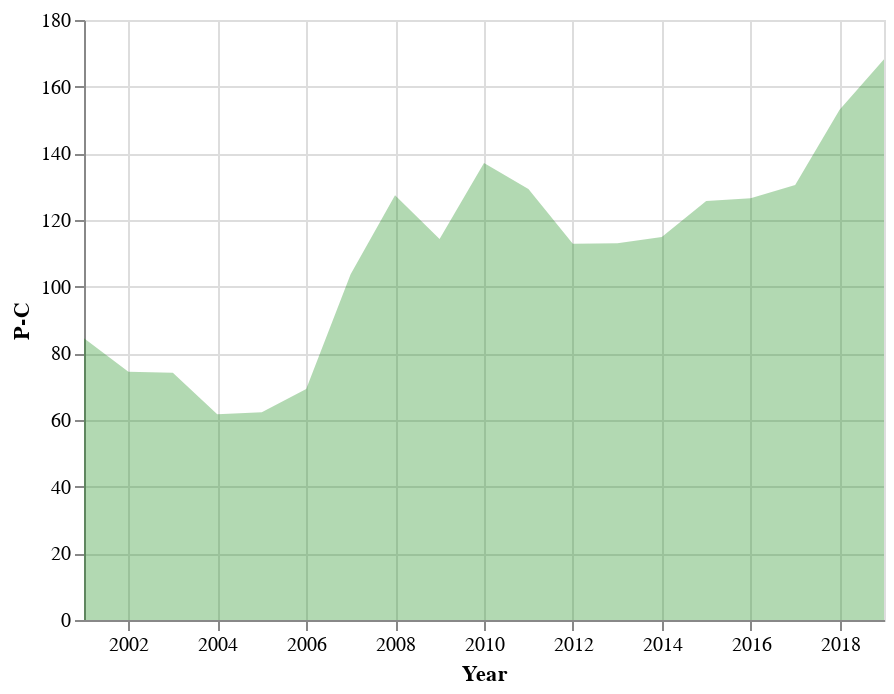

Notebook code for this chart:
### Code cell
## Second Drawing
base_figure = alt.Chart(df_new).encode(x="Year")
alt.layer(base_figure.mark_area(opacity=0.3, color="green").encode(y="P-C:Q"))

### Figure 1 — Vega-Lite specification as saved in the notebook (floating-point values rounded to 4 significant figures)
{"config": {"view": {"continuousWidth": 400, "continuousHeight": 300}}, "layer": [{"mark": {"type": "area", "color": "green", "opacity": 0.3}, "encoding": {"x": {"type": "temporal", "field": "Year"}, "y": {"type": "quantitative", "field": "P-C"}}}], "data": {"name": "data-9ab40c87e30f1f1534bfe37165f3623b"}, "$schema": "https://vega.github.io/schema/vega-lite/v4.8.1.json", "datasets": {"data-9ab40c87e30f1f1534bfe37165f3623b": [{"Year": "2001-01-01T00:00:00", "Production": 14810.0, "Consumption": 14720.0, "P-C": 84.5}, {"Year": "2002-01-01T00:00:00", "Production": 16540.0, "Consumption": 16470.0, "P-C": 74.5}, {"Year": "2003-01-01T00:00:00", "Production": 19110.0, "Consumption": 19030.0, "P-C": 74.2}, {"Year": "2004-01-01T00:00:00", "Production": 22030.0, "Consumption": 21970.0, "P-C": 61.7}, {"Year": "2005-01-01T00:00:00", "Production": 25000.0, "Consumption": 24940.0, "P-C": 62.3}, {"Year": "2006-01-01T00:00:00", "Production": 28660.0, "Consumption": 28590.0, "P-C": 69.3}, {"Year": "2007-01-01T00:00:00", "Production": 32820.0, "Consumption": 32710.0, "P-C": 103.7}, {"Year": "2008-01-01T00:00:00", "Production": 34670.0, "Consumption": 34540.0, "P-C": 127.4}, {"Year": "2009-01-01T00:00:00", "Production": 37150.0, "Consumption": 37030.0, "P-C": 114.3}, {"Year": "2010-01-01T00:00:00", "Production": 42070.0, "Consumption": 41930.0, "P-C": 137.1}, {"Year": "2011-01-01T00:00:00", "Production": 47130.0, "Consumption": 47000.0, "P-C": 129.3}, {"Year": "2012-01-01T00:00:00", "Production": 49880.0, "Consumption": 49760.0, "P-C": 112.9}, {"Year": "2013-01-01T00:00:00", "Production": 54320.0, "Consumption": 54200.0, "P-C": 113.0}, {"Year": "2014-01-01T00:00:00", "Production": 57940.0, "Consumption": 57830.0, "P-C": 114.9}, {"Year": "2015-01-01T00:00:00", "Production": 58150.0, "Consumption": 58020.0, "P-C": 125.7}, {"Year": "2016-01-01T00:00:00", "Production": 61330.0, "Consumption": 61210.0, "P-C": 126.5}, {"Year": "2017-01-01T00:00:00", "Production": 66040.0, "Consumption": 65910.0, "P-C": 130.5}, {"Year": "2018-01-01T00:00:00", "Production": 71660.0, "Consumption": 71510.0, "P-C": 153.1}, {"Year": "2019-01-01T00:00:00", "Production": 75030.0, "Consumption": 74870.0, "P-C": 168.2}]}}
